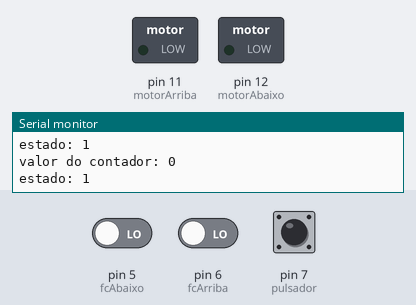
Bench run of a sketch on a simulated Arduino Uno, built with avr-gcc and run on an emulated ATmega328P. On the bench: switched loads named in the sketch (green lamp = pin HIGH), the last lines printed to the serial monitor. The test bench sets the inputs (shaded band); at power-on: pin 7 (pulsador) LOW, pin 5 (fcAbaixo) LOW, pin 6 (fcArriba) LOW.

Above: at 1.2 s.
1.3 s: pin 7 (pulsador) pulled HIGH for 0.15 s
At 2.6 s:
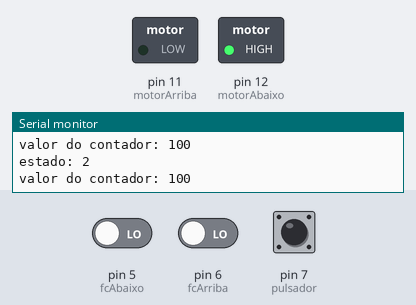
2.9 s: pin 5 (fcAbaixo) driven HIGH
At 3.7 s:
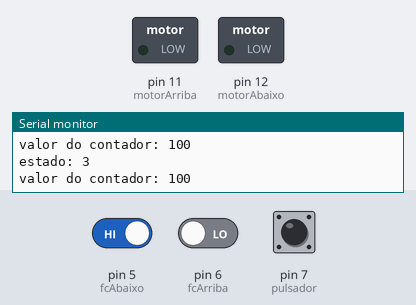
5.9 s: pin 7 (pulsador) pulled HIGH for 1 s
At 7.5 s:
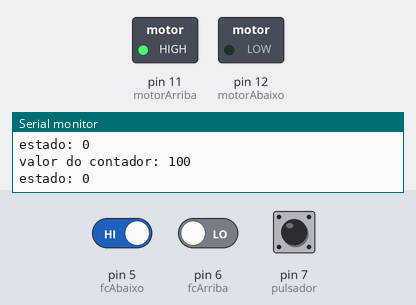
8.4 s: pin 6 (fcArriba) driven HIGH
At 9.6 s:
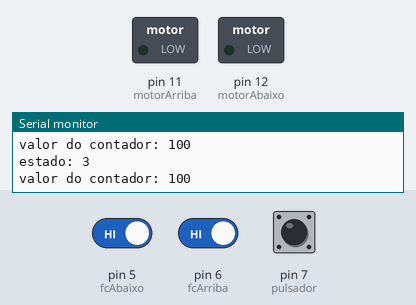
11.4 s: pin 5 (fcAbaixo) driven LOW
14.4 s: pin 7 (pulsador) pulled HIGH for 3.2 s
At 18.1 s:
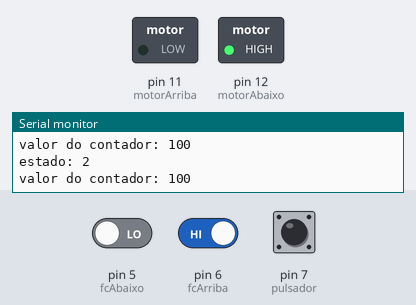
Timing chart, 0 to 19.6 s (numbered marks = the images above; inputs shaded):
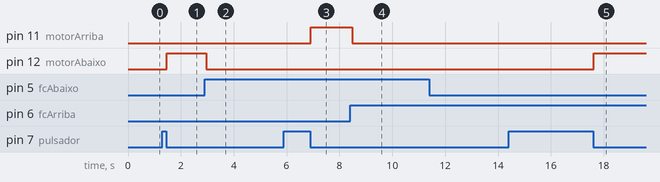

Measured:
- after the input at 1.3 s, pin 12 (motorAbaixo): LOW → HIGH after 0.17 s
- after the input at 2.9 s, pin 12 (motorAbaixo): HIGH → LOW after 0.07 s
- after the input at 5.9 s, pin 11 (motorArriba): LOW → HIGH after 1.0 s
- after the input at 8.4 s, pin 11 (motorArriba): HIGH → LOW after 0.08 s
- after the input at 14.4 s, pin 12 (motorAbaixo): LOW → HIGH after 3.2 s

The sketch:

Xanela_de_carro_2_2025.ino
```cpp
/*
Co seguinte programa simulase a función dunha ventana de un automovil, da maneira
simplificada. O pulsador acciona o motor de subida o ser premido. unha
segunda pulsación para o motor e unha terceira fai que se accione o motor de baixada.
Añádense 2 finais de carreira (pin 5,pin 6), un para subida e outro para baixada.

Entradas: Pulsador,finais de carreira (3x dixital)
Saídas: Relé (2x dixital)

Autor: Nicolás Sanlés Álvarez
Data: Abril 2025
*/

#define motorArriba 11
#define motorAbaixo 12
#define pulsador     7
#define fcArriba     6
#define fcAbaixo     5

int estado = 1;    //valores: 0(arriba) , 1(paro) , 2(abixo) , 3(para)
int contador = 0; // Contador para o número de impulsos ao motor

void setup() {
  pinMode(motorArriba, OUTPUT);
  pinMode(motorAbaixo, OUTPUT);
  pinMode(pulsador, INPUT);
  pinMode(fcArriba, INPUT);
  pinMode(fcAbaixo, INPUT);

  Serial.begin(9600);
  int estado;

  Serial.println(estado);
}

void loop() {
  // Lectura do pulsador
  if(digitalRead(pulsador)) {
    estado++;
    if(estado > 3) {
      estado = 0;
    }

    contador = 100;
    while(digitalRead(pulsador)) {
      delay(20);
    }
  }

  if(digitalRead(fcArriba)) {
    if(estado != 2) {
      estado = 1;
    }
    delay(20);
  }

  if(digitalRead(fcAbaixo)) {
   if(estado != 0) {
      estado = 3;
   }
    delay(20);
  }
  // O pulsador deixa de ler

  Serial.print("valor do contador: ");
  Serial.println(contador);
  Serial.print("estado: ");
  Serial.println(estado);

  // Arranque dos motores
  if(contador > 0) {
    if(estado == 0) {
      digitalWrite(motorArriba, HIGH);
      digitalWrite(motorAbaixo, LOW);
      delay(70);
    }
    else if(estado == 2) {
      digitalWrite(motorArriba, LOW);
      digitalWrite(motorAbaixo, HIGH);
      delay(70);
    }
    else {
      digitalWrite(motorArriba, LOW);
      digitalWrite(motorAbaixo, LOW);
    }
  }
}
```
